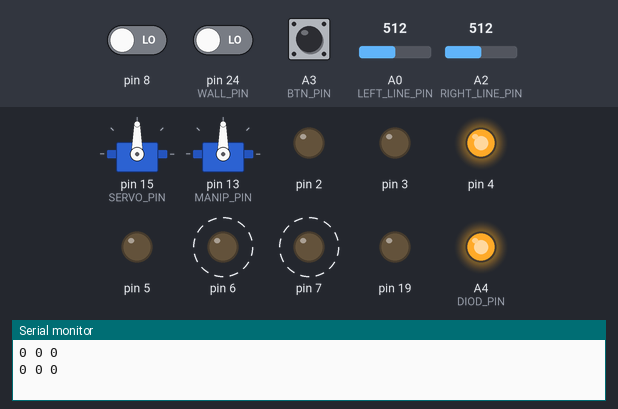
Bench run of a sketch on a simulated Arduino Mega 2560, built with avr-gcc and run on an emulated ATmega2560. On the bench: 2 × servo, output pins drawn as LEDs (lit = HIGH), the last lines printed to the serial monitor. Dashed ring = blinking. The inputs (shaded band) are chosen by the test bench; at power-on: A3 (BTN_PIN) HIGH, pin 8 LOW, pin 24 (WALL_PIN) LOW, A0 (LEFT_LINE_PIN) = 512, A2 (RIGHT_LINE_PIN) = 512.

Above: at 0.93 s.
1.3 s: A3 (BTN_PIN) pulled LOW for 1 s
At 2.57 s:
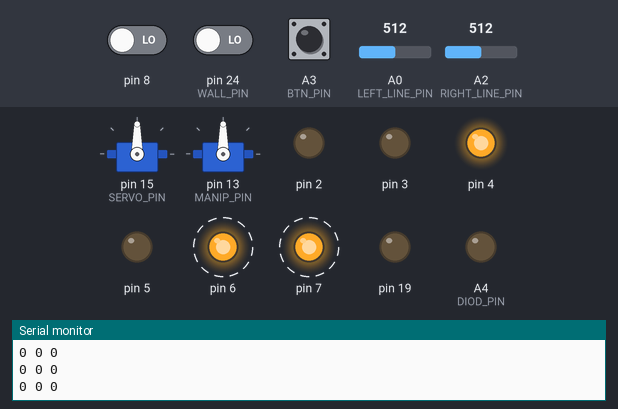
4.3 s: A3 (BTN_PIN) pulled LOW for 3.2 s
At 10.12 s:
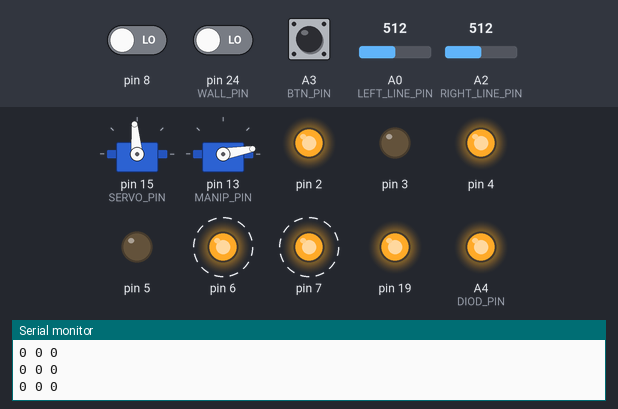
10.5 s: A3 (BTN_PIN) pulled LOW for 1 s
At 11.63 s:
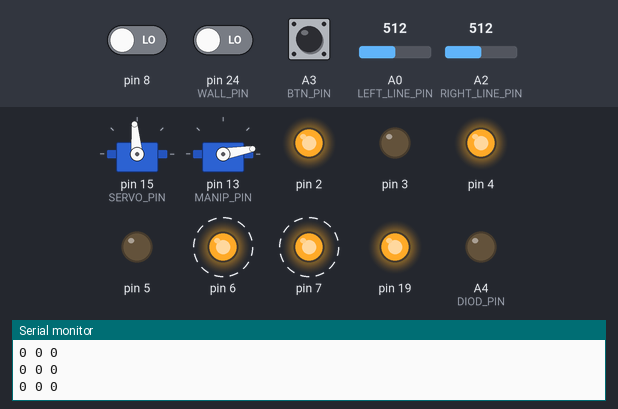
13.5 s: A3 (BTN_PIN) pulled LOW for 3.2 s
At 16.94 s:
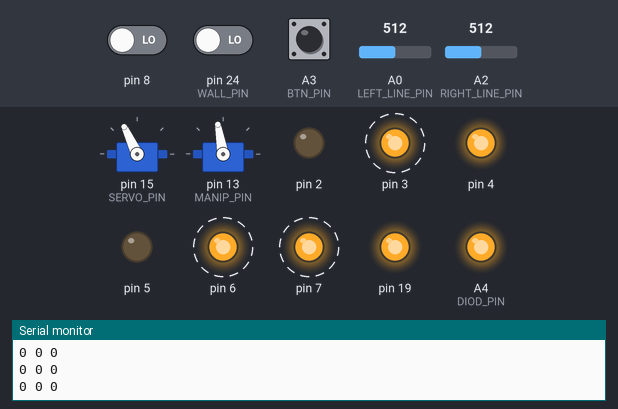
18.2 s: A3 (BTN_PIN) pulled LOW for 1 s
At 19.6 s:
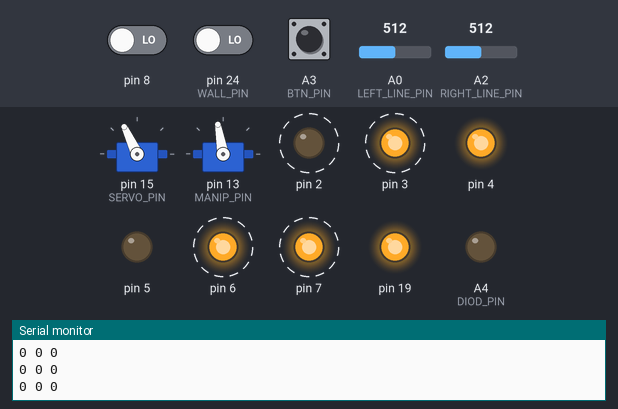
Timing chart, 0 to 25.2 s (numbered marks = the images above; inputs shaded):
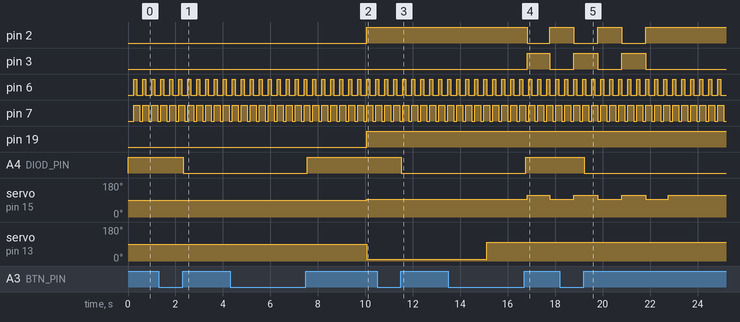

The sketch:

Sketch1.ino
```cpp
#include "sensorSystem.h"
#include "trusterSystem.h"
#include "map.h"

#define BTN_PIN A3
#define DIOD_PIN A4

SonarSensor* sonar;
servoTruster* servo;
servoTruster* manip;
Map* karta;
bool PIDon = false;
bool isright = true;
const float P = 0.15;
const float D = 0.2;
float oldError = 0;

void setup() {
	Serial.begin(115200);
	sonar = sensorSystem::getInstance()->sonar;
	servo = trusterSystem::getInstance()->servo;
	manip = trusterSystem::getInstance()->manip;
	karta = new Map();
	trusterSystem::getInstance()->truster->speed = 0.7f;
	pinMode(DIOD_PIN, OUTPUT);
	pinMode(BTN_PIN, INPUT_PULLUP);
	trusterSystem::getInstance()->manip->angle = 10;
	trusterSystem::getInstance()->servo->angle = 95;
}

void PIDmove() {
	auto left = sensorSystem::getInstance()->leftLineSensor->getValue();
	auto rig = sensorSystem::getInstance()->rigthLineSensor->getValue();
	auto err = left - rig;
	float PID = P * err + D * (err - oldError);
	oldError = err;
	servo->angle = acos(PID) / PI * 180 + 5;
}

void ReleMobe() {
	auto left = sensorSystem::getInstance()->leftLineSensor->getValue();
	auto rigth = sensorSystem::getInstance()->rigthLineSensor->getValue();
	auto error = left - rigth;
	auto angle = error * 2.f * 90.f;

	servo->angle = 90 + angle;
}


int counter = 0;
void checkButton(){
	auto pull = digitalRead(BTN_PIN);
	if (pull == 0)
		counter++;
	else {
		if (counter > 5)
			isright = !isright;
		counter = 0;
	}
	digitalWrite(DIOD_PIN, isright);
}

float time, oldTime = 0, deltaTime, startTime = 0;;
bool rotate = true;
int index = 0;

float funcDvig(float x) {
	return 45 * sin(x / PI);
}

bool findBlack = false;

void loop() {
	checkButton();
	/*if (!karta->isReady()) {
		karta->update();
		return;
	}*/
	sensorSystem::getInstance()->update();
	/*Serial.print(sensorSystem::getInstance()->leftLineSensor->getValue());
	Serial.print(" ");
	Serial.println(sensorSystem::getInstance()->rigthLineSensor->getValue());*/
	/*if (PIDon)
		PIDmove();*/
	time = millis();
	if (!oldTime)
		oldTime = time;
	if (!startTime)
		startTime = time;
	deltaTime = time - oldTime;
	if (time - startTime < 10000) {
		return;
	}
	if (time - startTime > 10800) {
		auto rig = sensorSystem::getInstance()->rigthLineSensor->getValue();
		if (!isright) {
			rig = sensorSystem::getInstance()->leftLineSensor->getValue();
		}
		if (rig > 0.7)
			findBlack = true;
		if (findBlack && rig < 0.3)
			PIDon = true;
		/*trusterSystem::getInstance()->truster->speed = 1.f;
		trusterSystem::getInstance()->servo->angle = 90 + funcDvig((time - startTime) / 1000);*/
	}
	if (time - startTime > 15000) {
		trusterSystem::getInstance()->manip->angle = 100;
	}
	auto step = 1000;
	if (time - startTime > 14700 + step) {
		trusterSystem::getInstance()->servo->angle = 95;
		trusterSystem::getInstance()->truster->speed = 1.f;
	}
	if (time - startTime > 15700 + step) {
		trusterSystem::getInstance()->truster->speed = -1.f;
		trusterSystem::getInstance()->servo->angle = 115;
	}
	if (time - startTime > 16700 + step) {
		trusterSystem::getInstance()->truster->speed = 1.f;
		trusterSystem::getInstance()->servo->angle = 95;
	}
	if (time - startTime > 17700 + step) {
		trusterSystem::getInstance()->truster->speed = -1.f;
		trusterSystem::getInstance()->servo->angle = 115;
	}
	if (time - startTime > 18700 + step) {
		trusterSystem::getInstance()->truster->speed = 1.f;
		trusterSystem::getInstance()->servo->angle = 95;
	}
	if (time - startTime > 19700 + step) {
		trusterSystem::getInstance()->truster->speed = -1.f;
		trusterSystem::getInstance()->servo->angle = 115;
	}
	if (time - startTime > 20700 + step) {
		trusterSystem::getInstance()->truster->speed = 1.f;
		trusterSystem::getInstance()->servo->angle = 95;
	}
	if (time - startTime > 21700 + step) {
		trusterSystem::getInstance()->truster->speed = 1.f;
		trusterSystem::getInstance()->servo->angle = 115;
	}
	if (PIDon)
		PIDmove();


	trusterSystem::getInstance()->move();
}
```

MyServo.cpp
```cpp

```

map.cpp
```cpp
#include "map.h"

Map::Map():
	irSensor(new IRSensor(IR_PIN))
{}

int fix(int i) {
	return i == 0 ? 1 : 0;
}

void Map::update(){
	if (ready)
		return;
	irSensor->updateInfo();

	if (irSensor->dataIndex > lastIndex) {
		lastIndex = irSensor->dataIndex;
		if (irSensor->received_data[4] == 255 && irSensor->received_data[7] == 255 && irSensor->received_data[6] == 255 && irSensor->received_data[5] == 255) {
			sameCount = 0;
			return;
		}
		if (sameCount == 0) {
			for (int i = 0; i < 8; i++)
				received_data[i] = irSensor->received_data[i];
			sameCount++;
			return;
		}
		if (sameCount == 1) {
			for (int i = 0; i < 8; i++)
				if (received_data[i] != irSensor->received_data[i]) {
					sameCount = 0;
					return;
				}
		}

		uint8_t tmp[8];
		uint8_t ctrl[3];
		for (int i = 0; i < 8; i++) {
			for (int j = 0; j < 8; j++) {
				tmp[j] = (received_data[i] & (1 << (7 - j))) == 0 ? 0 : 1;
			}
			ctrl[0] = tmp[3] ^ tmp[5] ^ tmp[7];
			ctrl[1] = tmp[3] ^ tmp[6] ^ tmp[7];
			ctrl[2] = tmp[5] ^ tmp[6] ^ tmp[7];

			if (ctrl[0] != tmp[1] && ctrl[1] != tmp[2] && ctrl[2] != tmp[4]) {
				tmp[7] = fix(tmp[7]);
			}
			else if (ctrl[0] != tmp[1] && ctrl[1] != tmp[2]) {
				tmp[3] = fix(tmp[3]);
			}
			else if (ctrl[0] != tmp[1] && ctrl[2] != tmp[4]) {
				tmp[5] = fix(tmp[5]);
			}
			else if (ctrl[2] != tmp[4] && ctrl[1] != tmp[2]) {
				tmp[6] = fix(tmp[6]);
			}

			int res = tmp[7];
			res += tmp[6] * 2;
			res += tmp[5] * 4;
			res += tmp[3] * 8;
			received_data[i] = res;
			Serial.println(received_data[i]);
		}
		ready = true;
	}
}
```

map.h
```cpp
#pragma once
#include "sensorSystem.h"

class Map{
public:
	Map();
	void update();
	bool isReady() { return ready; };
	uint8_t data[8];
private:
	IRSensor* irSensor;
	bool ready = false;
	int lastIndex = 0;
	uint8_t received_data[8];
	int sameCount = 0;
};
```

sensorSystem.cpp
```cpp
#include "sensorSystem.h"

sensorSystem* sensorSystem::instance = nullptr;

sensorSystem::sensorSystem():
	sonar(new SonarSensor(TRIGGER_SONAR, ECHO_SONAR, MAX_DISTANCE)),
	wallSensor(new WallSensor(WALL_PIN)),
	leftLineSensor(new LineSensor(LEFT_LINE_PIN)),
	rigthLineSensor(new LineSensor(RIGHT_LINE_PIN)),
	colorSensor(new ColorSensor(COLOR_S0, COLOR_S1, COLOR_S2, COLOR_S3, COLOR_OUT))
{}

void sensorSystem::update(){
	sonar->updateInfo();
	wallSensor->updateInfo();
	leftLineSensor->updateInfo();
	rigthLineSensor->updateInfo();
	colorSensor->updateInfo();
}

sensorSystem* sensorSystem::getInstance(){
	if (!instance) {
		instance = new sensorSystem();
	}
	return instance;
}
```

sensorSystem.h
```cpp
#pragma once
#include "sensors.h"

#define TRIGGER_SONAR 12
#define ECHO_SONAR 11
#define MAX_DISTANCE 200
#define WALL_PIN 24
#define LEFT_LINE_PIN A0
#define RIGHT_LINE_PIN A2
#define IR_PIN 10
#define COLOR_S0 4
#define COLOR_S1 5
#define COLOR_S2 6
#define COLOR_S3 7
#define COLOR_OUT 8

class sensorSystem {
public:
	sensorSystem();
	void update();
	SonarSensor* sonar;
	WallSensor* wallSensor;
	LineSensor* leftLineSensor;
	LineSensor* rigthLineSensor;
	ColorSensor* colorSensor;
	static sensorSystem* getInstance();
private:
	static sensorSystem* instance;
};
```

sensors.cpp
```cpp
#include "sensors.h"

SonarSensor::SonarSensor(int triggerPin, int echoPin, int maxDist) {
	//sonar = new NewPing(triggerPin, echoPin, maxDist);
}

void SonarSensor::updateInfo() {
	//delay(50);
	//distance = sonar->ping_cm();
}

WallSensor::WallSensor(int pin): pin(pin) {
	pinMode(pin, INPUT);
}

void WallSensor::updateInfo(){
	value = digitalRead(pin) == 1;
}

LineSensor::LineSensor(int pin): pin(pin) {
	pinMode(pin, INPUT);
}

void LineSensor::updateInfo() {
	float tmp = analogRead(pin);
	value = tmp / 1024.f;
	delay(30);
}

IRSensor::IRSensor(int pin): pin(pin){
	irrecv = new IRrecv(pin);
	irrecv->enableIRIn();
}

void IRSensor::updateInfo(){
	if (irrecv->decode(&results)) {
		if (rcv_counter == 0) {
			if (results.value == 0xffffffff) {
				rcv_counter = 1;
			}
		}
		else {
			if (rcv_counter == 1) {
				received_data[0] = (uint8_t)(results.value >> 24);
				received_data[1] = (uint8_t)(results.value >> 16);
				received_data[2] = (uint8_t)(results.value >> 8);
				received_data[3] = (uint8_t)(results.value);
			}
			else if (rcv_counter == 2) {
				received_data[4] = (uint8_t)(results.value >> 24);
				received_data[5] = (uint8_t)(results.value >> 16);
				received_data[6] = (uint8_t)(results.value >> 8);
				received_data[7] = (uint8_t)(results.value);
			}
			rcv_counter++;
		}
		if (rcv_counter > 2) {
			rcv_counter = 0;
			Serial.print("Received data:");
			for (int i = 0; i < 8; i++) {
				Serial.print(" ");
				Serial.print(received_data[i]);
			}
			Serial.println();
			dataIndex++;
		}
		irrecv->resume(); // Receive the next value
	}
}

ColorSensor::ColorSensor(int s0, int s1, int s2, int s3, int out):
	S0(s0),
	S1(s1),
	S2(s2),
	S3(s3),
	out(out)
{
	pinMode(S0, OUTPUT);
	pinMode(S1, OUTPUT);
	pinMode(S2, OUTPUT);
	pinMode(S3, OUTPUT);
	pinMode(out, INPUT);
	digitalWrite(S0, HIGH);
	digitalWrite(S1, LOW);
}

void ColorSensor::updateInfo(){
	auto time = millis();
	if (time - oldTime > COLOR_DELAY) {
		oldTime = time;
		switch (index)
		{
		case 0:
			digitalWrite(S2, LOW);
			digitalWrite(S3, LOW);

			values[0] = pulseIn(out, LOW, COLOR_TIMEOUT);
			break;
		case 1:
			digitalWrite(S2, HIGH);
			digitalWrite(S3, HIGH);

			values[1] = pulseIn(out, LOW, COLOR_TIMEOUT);
			break;
		case 2:
			digitalWrite(S2, LOW);
			digitalWrite(S3, HIGH);

			values[2] = pulseIn(out, LOW, COLOR_TIMEOUT);
			break;
		}

		if (index == 2) {
			redFrequency = values[0];
			greenFrequency = values[1];
			blueFrequency = values[2];
			Serial.print(redFrequency);
			Serial.print(" ");
			Serial.print(greenFrequency);
			Serial.print(" ");
			Serial.println(blueFrequency);
			index = 0;
		}
		else
			index++;
	}
}
```

sensors.h
```cpp
#pragma once
//#include <NewPing.h>
#include <Thread.h>
#include <IRremote.h>

#define SONAR_DELTA 50
#define COLOR_DELAY 100
#define COLOR_TIMEOUT 5000

class Sensor {
public:
	virtual void updateInfo() = 0;
};

class SonarSensor: public Sensor {
public:
	SonarSensor(int triggerPin, int echoPin, int maxDist);
	void updateInfo() override;
	float getDistance() { return distance; }
private:
	//NewPing* sonar;
	float distance = -1;
	Thread thread;
	float time = 0;
};

class WallSensor : public Sensor {
public:
	WallSensor(int pin);
	void updateInfo() override;
	float getValue() { return value; }
private:
	int pin;
	bool value = false;
};

class LineSensor : public Sensor {
public:
	LineSensor(int pin);
	void updateInfo() override;
	float getValue() { return value; }
private:
	int pin;
	float value = 0.f;
};

class IRSensor : public Sensor {
public:
	IRSensor(int pin);
	void updateInfo() override;
	int dataIndex = 0;
	uint8_t received_data[8];
	float getValue() { return value; }
private:
	decode_results results;
	uint8_t rcv_counter = 0;
	IRrecv* irrecv;
	int pin;
	float value = 0.f;
};

class ColorSensor : public Sensor {
public:
	ColorSensor(int s0, int s1, int s2, int s3, int out);
	void updateInfo() override;
	float getValue() { return value; }
private:
	int values[3];
	int index = 0;
	int redFrequency = 0;
	int greenFrequency = 0;
	int blueFrequency = 0;
	int S0, S1, S2, S3, out;
	float oldTime = 0;
	float value = 0.f;
};
```

trusterSystem.cpp
```cpp
#include "trusterSystem.h"

trusterSystem* trusterSystem::instance = nullptr;

trusterSystem::trusterSystem():
	servo(new servoTruster(SERVO_PIN)),
	manip(new servoTruster(MANIP_PIN)),
	truster(new trusterTruster(TRUSTER_0, TRUSTER_1, TRUSTER_PWM))
{
}

void trusterSystem::move(){
	servo->move();
	manip->move();
	truster->move();
}

trusterSystem* trusterSystem::getInstance(){
	if (!instance)
		instance = new trusterSystem();
	return instance;
}
```

trusterSystem.h
```cpp
#pragma once
#include "trusters.h"
#include <Arduino.h>
#define SERVO_PIN 15
#define MANIP_PIN 13
#define TRUSTER_0 2
#define TRUSTER_1 3
#define TRUSTER_PWM 19

class trusterSystem {
public:
	trusterSystem();
	void move();
	static trusterSystem* getInstance();
	servoTruster* servo;
	servoTruster* manip;
	trusterTruster* truster;
private:
	static trusterSystem* instance;
};
```

trusters.cpp
```cpp
#include "trusters.h"
#include <Arduino.h>

servoTruster::servoTruster(int pin):
	pin(pin),
	servo(new Servo)
{
	servo->attach(pin);
}

void servoTruster::move() {
	servo->write(angle);
}

trusterTruster::trusterTruster(int pin0, int pin1, int pwm):
	pin0(pin0),
	pin1(pin1),
	pwm(pwm)
{
	pinMode(pin0, OUTPUT);
	pinMode(pin1, OUTPUT);
	pinMode(pwm, OUTPUT);
}

void trusterTruster::move(){
	if (speed < 0) {
		digitalWrite(pin0, LOW);
		digitalWrite(pin1, HIGH);
	}
	else {
		digitalWrite(pin0, HIGH);
		digitalWrite(pin1, LOW);
	}
	auto val = abs(speed) * 255.f;
	analogWrite(pwm, val);
}
```

trusters.h
```cpp
#pragma once
#include <Servo.h>

class truster {
public:
	virtual void move() = 0;
};

class servoTruster: public truster {
public:
	servoTruster(int pin);
	float angle = 90.f;
	void move() override;
private:
	Servo* servo;
	int pin;
};

class trusterTruster : public truster {
public:
	trusterTruster(int pin0, int pin1, int pwm);
	float speed = 0.f;
	void move() override;
private:
	int pin0, pin1, pwm;
	int pin;
};
```

Measured:
- after the input at 1.3 s, A4 (DIOD_PIN): HIGH → LOW after 1.0 s
- after the input at 4.3 s, A4 (DIOD_PIN): LOW → HIGH after 3.2 s
- after the input at 10.5 s, A4 (DIOD_PIN): HIGH → LOW after 1.0 s
- after the input at 13.5 s, A4 (DIOD_PIN): LOW → HIGH after 3.3 s
- after the input at 18.2 s, A4 (DIOD_PIN): HIGH → LOW after 1.0 s
- by itself, pin 2: alternates HIGH for 1.0 s and LOW for 1.0 s, 4 changes in all, then stays HIGH
- by itself, pin 3: alternates HIGH for 1.0 s and LOW for 1.0 s, 4 changes in all, then stays LOW
- by itself, pin 6: alternates HIGH for 0.13 s and LOW for 0.25 s
